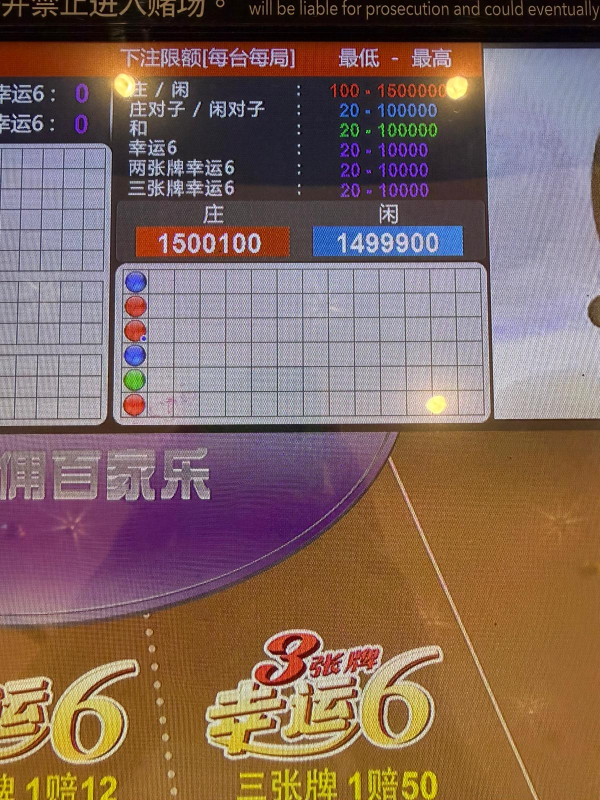
#> input picture 1.jpeg, 1200 x 1600 px (shown at 1/2 size)
$ python -i barocr.py   (imports and definitions only)
#> lines starting #> are read from the running program, lines starting #| are printed output that depends on the picture; after the words box and inside, x2 and y2 are one past the last pixel; in counts of white or black regions, pixels touching at a corner belong together
#!/usr/bin/env python3
"""
🎯 BACCARRAT ROAD SHEET ANALYZER - IMPROVED VERSION
With color detection fixes and area threshold adjustment
"""
import tkinter as tk
from tkinter import ttk, filedialog, messagebox, scrolledtext
import numpy as np
import cv2
import json
import os
import sys
import argparse
from PIL import Image, ImageTk, ImageDraw, ImageFont
import threading
import queue
import time
import base64
from collections import defaultdict


class BaccaratSheetAnalyzer:
    """Analyze Baccarat road sheets with IMPROVED color detection"""

    def __init__(self):
        # IMPROVED COLOR RANGES - Fixed blue range to catch violet-blue
        self.color_ranges = {
            'red': {
                'lower1': np.array([0, 100, 100]),  # Lower range for red
                'upper1': np.array([10, 255, 255]),
                'lower2': np.array([160, 100, 100]),  # Red wraps around
                'upper2': np.array([180, 255, 255])
            },
            'blue': {
                'lower': np.array([85, 80, 80]),  # EXPANDED: More permissive blue
                'upper': np.array([140, 255, 255])  # Now includes violet-blue
            },
            'green': {
                'lower': np.array([40, 100, 100]),
                'upper': np.array([80, 255, 255])
            }
        }

        self.color_mapping = {
            'red': 'B',  # Banker
            'blue': 'P',  # Player
            'green': 'T'  # Tie
        }

        # Debug storage
        self.debug_info = {
            'steps': [],
            'contours_found': 0,
            'contours_accepted': 0,
            'rejection_reasons': defaultdict(int),
            'color_decisions': [],
            'grid_steps': [],
            'color_stats': defaultdict(int)
        }

    def analyze_image_local(self, image_path, debug_mode=False):
        """Analyze image using local OpenCV with IMPROVED color detection"""
#> called with image_path = '1.jpeg', debug_mode = False
        try:
            # Clear debug
            self.debug_info = {
                'steps': [],
                'contours_found': 0,
                'contours_accepted': 0,
                'rejection_reasons': defaultdict(int),
                'color_decisions': [],
                'grid_steps': [],
                'color_stats': defaultdict(int)
            }

            # Load image
            img = cv2.imread(image_path)
#> img is the input picture: shape (1600, 1200, 3); mean B, G, R 93.7, 103.3, 129
            if img is None:
                return {"success": False, "error": "Could not load image"}

            height, width = img.shape[:2]
            self.debug_info['steps'].append(f"Image loaded: {width}x{height}")

            # Convert to HSV
            hsv = cv2.cvtColor(img, cv2.COLOR_BGR2HSV)
#> hsv: shape (1600, 1200, 3); mean H, S, V 77.4, 110, 135.9

            # Create masks for each color
            masks = {}

            # Red mask
            red_lower1 = self.color_ranges['red']['lower1']
            red_upper1 = self.color_ranges['red']['upper1']
            red_lower2 = self.color_ranges['red']['lower2']
            red_upper2 = self.color_ranges['red']['upper2']

            mask_red1 = cv2.inRange(hsv, red_lower1, red_upper1)
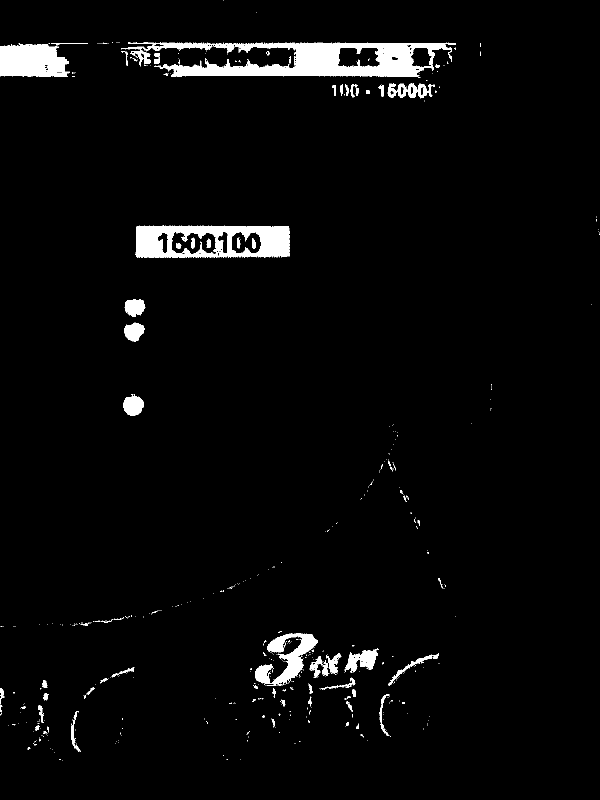
#> mask_red1: shape (1600, 1200) (shown at 1/2 size); 3.2% white; 547 white regions (469 under 20 px), largest, box (x1, y1, x2, y2) and area: (308, 85, 912, 155) 19778, (271, 451, 580, 516) 13025, (0, 87, 138, 153) 7655
            mask_red2 = cv2.inRange(hsv, red_lower2, red_upper2)
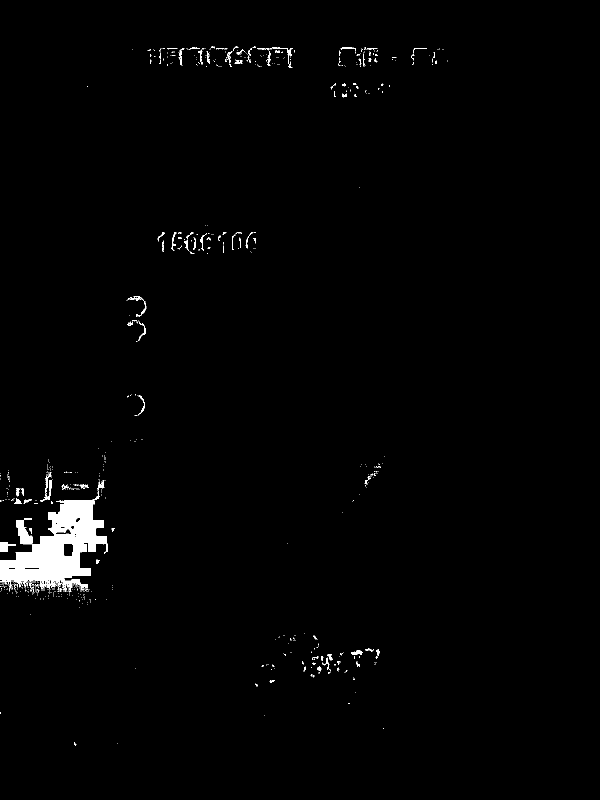
#> mask_red2: shape (1600, 1200) (shown at 1/2 size); 1.4% white; 883 white regions (800 under 20 px), largest, box (x1, y1, x2, y2) and area: (0, 981, 216, 1184) 19577, (0, 1084, 16, 1104) 316, (95, 960, 104, 1000) 169
            masks['red'] = cv2.bitwise_or(mask_red1, mask_red2)

            # Blue mask (with improved range)
            masks['blue'] = cv2.inRange(hsv,
                                        self.color_ranges['blue']['lower'],
                                        self.color_ranges['blue']['upper'])

            # Green mask
            masks['green'] = cv2.inRange(hsv,
                                         self.color_ranges['green']['lower'],
                                         self.color_ranges['green']['upper'])

            # Combine all masks to find dots
            combined_mask = masks['red'] | masks['blue'] | masks['green']
#> combined_mask: shape (1600, 1200); 6.7% white; 2270 white regions (2094 under 20 px)

            # Find contours
            contours, _ = cv2.findContours(combined_mask, cv2.RETR_EXTERNAL, cv2.CHAIN_APPROX_SIMPLE)
#> contours = 2127 contours, 2009 with area under 20; largest, box (x1, y1, x2, y2) and area: (242, 85, 912, 155) 34116, (0, 981, 216, 1184) 19756, (271, 451, 580, 516) 18442, (624, 450, 927, 514) 18128, (0, 87, 138, 153) 7533
#> (the rest of the program and of its run is left out)
